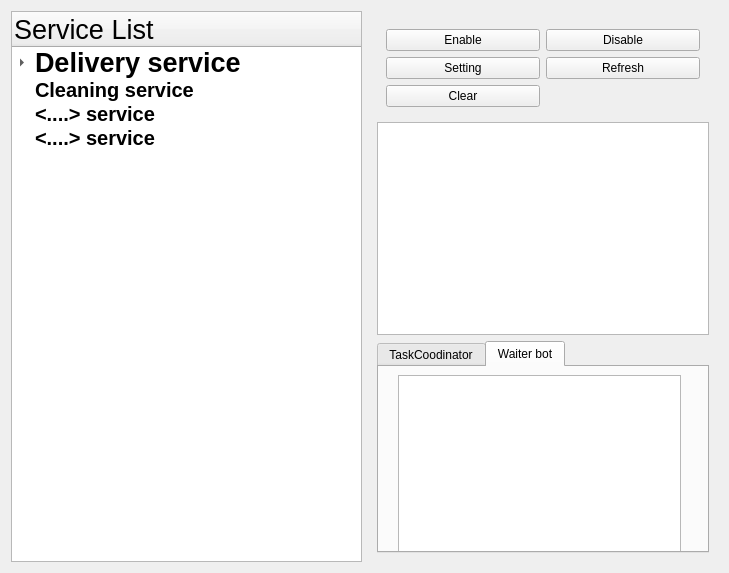
<?xml version="1.0" encoding="UTF-8"?>
<ui version="4.0">
 <class>AdminAppWidget</class>
 <widget class="QWidget" name="AdminAppWidget">
  <property name="enabled">
   <bool>true</bool>
  </property>
  <property name="geometry">
   <rect>
    <x>0</x>
    <y>0</y>
    <width>729</width>
    <height>573</height>
   </rect>
  </property>
  <property name="sizePolicy">
   <sizepolicy hsizetype="Preferred" vsizetype="Preferred">
    <horstretch>0</horstretch>
    <verstretch>0</verstretch>
   </sizepolicy>
  </property>
  <property name="windowTitle">
   <string>Administrator Application</string>
  </property>
  <layout class="QGridLayout" name="gridLayout">
   <item row="0" column="0">
    <widget class="QTreeWidget" name="service_tree_widget">
     <column>
      <property name="text">
       <string>Service List</string>
      </property>
      <property name="font">
       <font>
        <pointsize>20</pointsize>
       </font>
      </property>
     </column>
     <item>
      <property name="text">
       <string>Delivery service</string>
      </property>
      <property name="font">
       <font>
        <pointsize>20</pointsize>
        <weight>75</weight>
        <bold>true</bold>
       </font>
      </property>
      <item>
       <property name="text">
        <string>WaiterBot</string>
       </property>
       <property name="font">
        <font>
         <pointsize>15</pointsize>
        </font>
       </property>
      </item>
      <item>
       <property name="text">
        <string>TaskCoordinator</string>
       </property>
       <property name="font">
        <font>
         <pointsize>15</pointsize>
        </font>
       </property>
      </item>
      <item>
       <property name="text">
        <string>KitchenManager</string>
       </property>
       <property name="font">
        <font>
         <pointsize>15</pointsize>
        </font>
       </property>
      </item>
     </item>
     <item>
      <property name="text">
       <string>Cleaning service</string>
      </property>
      <property name="font">
       <font>
        <pointsize>15</pointsize>
        <weight>75</weight>
        <bold>true</bold>
       </font>
      </property>
     </item>
     <item>
      <property name="text">
       <string>&lt;....&gt; service</string>
      </property>
      <property name="font">
       <font>
        <pointsize>15</pointsize>
        <weight>75</weight>
        <bold>true</bold>
       </font>
      </property>
     </item>
     <item>
      <property name="text">
       <string>&lt;....&gt; service</string>
      </property>
      <property name="font">
       <font>
        <pointsize>15</pointsize>
        <weight>75</weight>
        <bold>true</bold>
       </font>
      </property>
     </item>
    </widget>
   </item>
   <item row="0" column="1">
    <layout class="QHBoxLayout" name="horizontalLayout">
     <item>
      <layout class="QVBoxLayout" name="verticalLayout">
       <property name="margin">
        <number>9</number>
       </property>
       <item>
        <layout class="QGridLayout" name="gridLayout_2">
         <property name="margin">
          <number>9</number>
         </property>
         <item row="5" column="0">
          <widget class="QPushButton" name="setting_btn">
           <property name="text">
            <string>Setting</string>
           </property>
          </widget>
         </item>
         <item row="0" column="1">
          <widget class="QPushButton" name="disable_btn">
           <property name="text">
            <string>Disable</string>
           </property>
          </widget>
         </item>
         <item row="0" column="0">
          <widget class="QPushButton" name="enable_btn">
           <property name="text">
            <string>Enable</string>
           </property>
          </widget>
         </item>
         <item row="5" column="1">
          <widget class="QPushButton" name="refresh_btn">
           <property name="text">
            <string>Refresh</string>
           </property>
          </widget>
         </item>
         <item row="6" column="0">
          <widget class="QPushButton" name="clear_btn">
           <property name="text">
            <string>Clear</string>
           </property>
          </widget>
         </item>
        </layout>
       </item>
       <item>
        <widget class="QPlainTextEdit" name="service_info_text"/>
       </item>
       <item>
        <widget class="QTabWidget" name="client_tab_widget">
         <property name="tabPosition">
          <enum>QTabWidget::North</enum>
         </property>
         <property name="tabShape">
          <enum>QTabWidget::Rounded</enum>
         </property>
         <property name="currentIndex">
          <number>1</number>
         </property>
         <widget class="QWidget" name="tab_2">
          <attribute name="title">
           <string>TaskCoodinator</string>
          </attribute>
         </widget>
         <widget class="QWidget" name="tab">
          <attribute name="title">
           <string>Waiter bot</string>
          </attribute>
          <widget class="QWidget" name="verticalLayoutWidget">
           <property name="geometry">
            <rect>
             <x>10</x>
             <y>-1</y>
             <width>301</width>
             <height>231</height>
            </rect>
           </property>
           <layout class="QVBoxLayout" name="verticalLayout_2">
            <property name="margin">
             <number>9</number>
            </property>
            <item>
             <widget class="QPlainTextEdit" name="plainTextEdit_2"/>
            </item>
           </layout>
          </widget>
         </widget>
        </widget>
       </item>
      </layout>
     </item>
    </layout>
   </item>
  </layout>
 </widget>
 <resources/>
 <connections/>
</ui>
